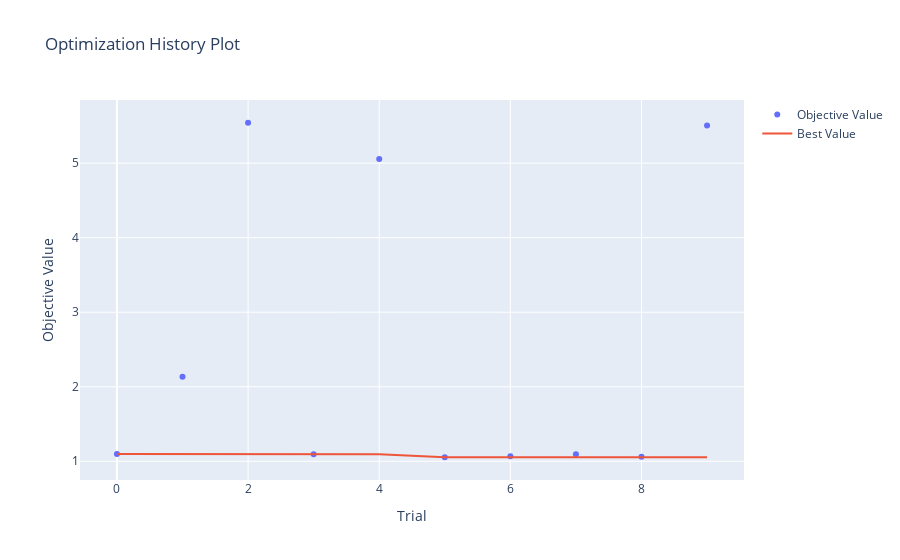

This figure's notebook cell:
### Code cell
plot_optimization_history(study)

### Figure 1 — Plotly figure (JSON) as saved in the notebook; plotly's stock layout.template omitted (floating-point values rounded to 4 significant figures)
{"data": [{"mode": "markers", "name": "Objective Value", "type": "scatter", "x": [0, 1, 2, 3, 4, 5, 6, 7, 8, 9], "y": [1.097, 2.135, 5.542, 1.094, 5.054, 1.054, 1.066, 1.096, 1.06, 5.506]}, {"mode": "lines", "name": "Best Value", "type": "scatter", "x": [0, 1, 2, 3, 4, 5, 6, 7, 8, 9], "y": [1.097, 1.097, 1.097, 1.094, 1.094, 1.054, 1.054, 1.054, 1.054, 1.054]}, {"marker": {"color": "#cccccc"}, "mode": "markers", "name": "Infeasible Trial", "showlegend": false, "type": "scatter", "x": [], "y": []}], "layout": {"title": {"text": "Optimization History Plot"}, "xaxis": {"title": {"text": "Trial"}}, "yaxis": {"title": {"text": "Objective Value"}}}}
